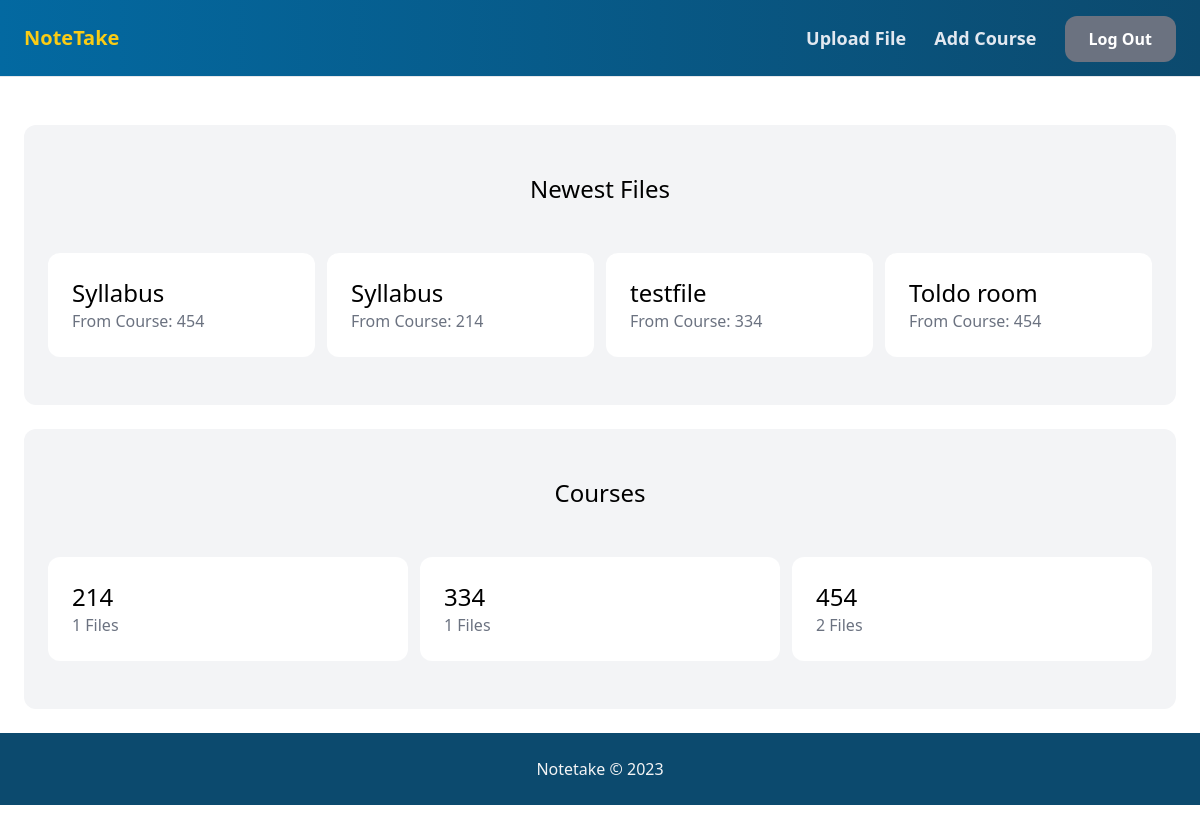
The app's page / (signed in) with its own data.
### course/models.py (models this page shows, shortened)
class File(models.Model):
    course = models.ForeignKey(Course, related_name='files', on_delete=models.CASCADE)
    name = models.CharField(max_length=255)
    description = models.TextField(blank=True, null=True)
    file = models.FileField(upload_to='file_files/', blank=True, null=True)
    uploaded_by = models.ForeignKey(User, related_name='files', on_delete=models.SET_NULL, blank=True, null=True)
    uploaded_at = models.DateTimeField(auto_now_add=True)

class Course(models.Model):
    name = models.CharField(max_length=255)
    course_files = models.ManyToManyField('File', related_name='courses', blank=True)
    class Meta:
        ordering = ('name',)
        verbose_name_plural = 'Courses'
    def __str__(self):
        return self.name

### core/views.py (the view)
# urls.py: path('', views.index, name='index'),
def index(request):
    files = File.objects.all()[0:6]
    courses = Course.objects.all()
    return render(request, 'core/index.html',{
       'courses': courses,
       'files': files,
    })

### core/templates/core/index.html (shortened to what this page needs)
{% extends 'core/base.html' %}
{% block content %}
<div class="mt-6 px-6 py-12 bg-gray-100 rounded-xl">
    <h2 class="mb-12 text-2xl text-center">Newest Files</h2>
    <div class="grid grid-cols-4 gap-3">
        {% for file in files %}
            <div>
                <a href="{% url 'course:file' file.id %}">
                    <div class="p-6 bg-white rounded-xl hover:text-gray-500">
                        <h2 class="text-2xl" >{{ file.name }}</h2>
                        <p class="text-gray-500"> From Course: {{ file.course }}</p>
                    </div>
                </a>
            </div>
        {% endfor %}
    </div>
</div>
<div class="mt-6 px-6 py-12 bg-gray-100 rounded-xl">
    <h2 class="mb-12 text-2xl text-center">Courses</h2>
    <div class="grid grid-cols-3 gap-3">
        {% for course in courses %}
            <div>
                <a href="{% url 'course:course' course.id %}">
                    <div class="p-6 bg-white rounded-xl hover:text-gray-500">
                        <h2 class="text-2xl">{{ course.name }}</h2>
                        <p class="text-gray-500"> {{ course.files.count }} Files</p>
                    </div>
                </a>
            </div>
        {% endfor %}
    </div>
</div>
{% endblock %}

### records on screen
File: name "Syllabus", course "454"
File: name "Syllabus", course "214"
File: name "testfile", course "334"
File: name "Toldo room", course "454"
Course: name "214", files.count "1"
Course: name "334", files.count "1"
Course: name "454", files.count "2"
